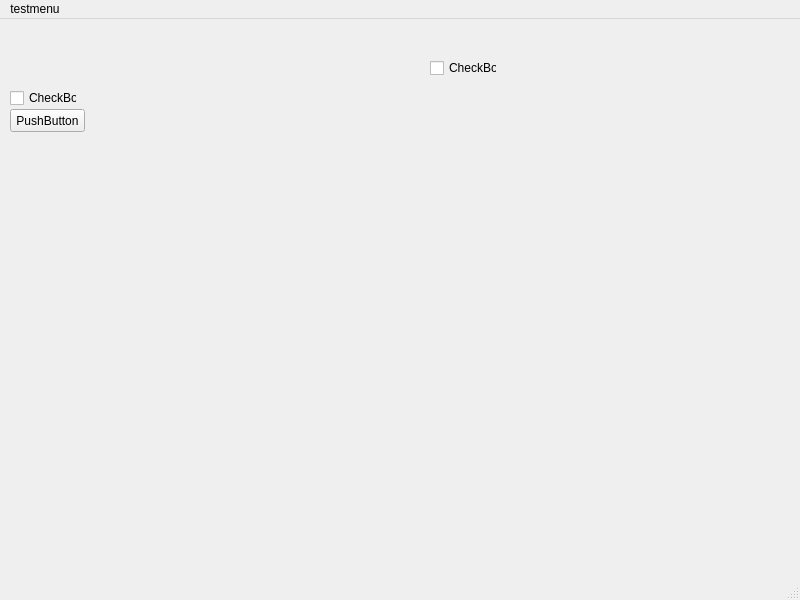
<?xml version="1.0" encoding="UTF-8"?>
<ui version="4.0">
 <class>MainWindow</class>
 <widget class="QMainWindow" name="MainWindow">
  <property name="geometry">
   <rect>
    <x>0</x>
    <y>0</y>
    <width>800</width>
    <height>600</height>
   </rect>
  </property>
  <property name="windowTitle">
   <string>MainWindow</string>
  </property>
  <widget class="QWidget" name="centralwidget">
   <widget class="QPushButton" name="pushButton">
    <property name="geometry">
     <rect>
      <x>10</x>
      <y>90</y>
      <width>75</width>
      <height>23</height>
     </rect>
    </property>
    <property name="text">
     <string>PushButton</string>
    </property>
   </widget>
   <widget class="QCheckBox" name="checkBox">
    <property name="geometry">
     <rect>
      <x>430</x>
      <y>40</y>
      <width>67</width>
      <height>18</height>
     </rect>
    </property>
    <property name="text">
     <string>CheckBox</string>
    </property>
   </widget>
   <widget class="QCheckBox" name="checkBox_2">
    <property name="geometry">
     <rect>
      <x>10</x>
      <y>70</y>
      <width>67</width>
      <height>18</height>
     </rect>
    </property>
    <property name="text">
     <string>CheckBox</string>
    </property>
   </widget>
  </widget>
  <widget class="QMenuBar" name="menubar">
   <property name="geometry">
    <rect>
     <x>0</x>
     <y>0</y>
     <width>800</width>
     <height>22</height>
    </rect>
   </property>
   <widget class="QMenu" name="menutestmenu">
    <property name="title">
     <string>testmenu</string>
    </property>
   </widget>
   <addaction name="menutestmenu"/>
  </widget>
  <widget class="QStatusBar" name="statusbar"/>
 </widget>
 <resources/>
 <connections/>
</ui>
